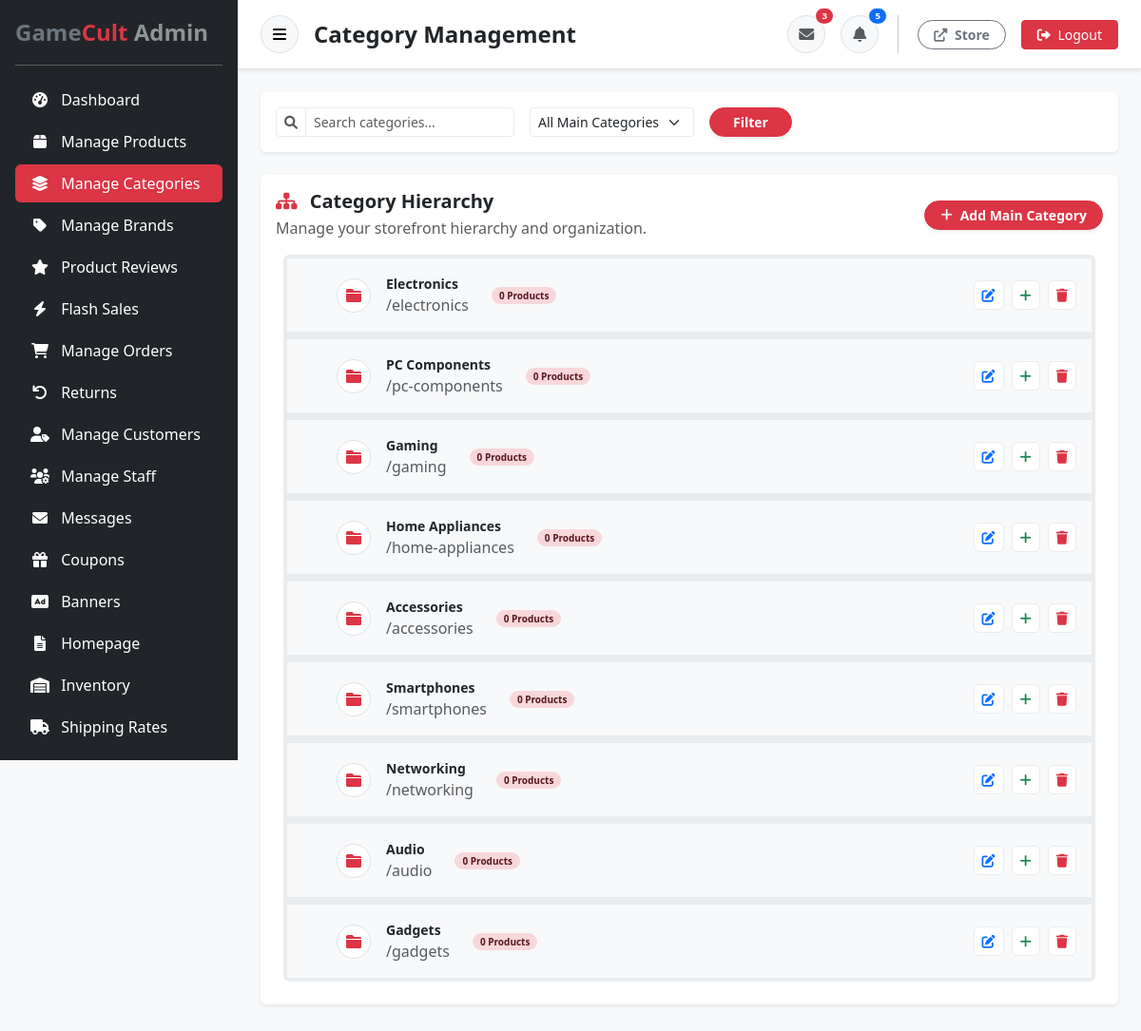
Screenshot of /src/admin/categories.php (signed in) with the database file from the repository.
### tables this page shows
CREATE TABLE categories (
    id INT AUTO_INCREMENT PRIMARY KEY,
    name_en VARCHAR(255) NOT NULL,
    description_en TEXT,
    parent_id INT NULL,
    image_url VARCHAR(500),
    icon_class VARCHAR(100),
    slug VARCHAR(191) UNIQUE,
    is_active TINYINT(1) DEFAULT 1,
    sort_order INT DEFAULT 0,
    created_at TIMESTAMP DEFAULT CURRENT_TIMESTAMP,
    updated_at TIMESTAMP DEFAULT CURRENT_TIMESTAMP ON UPDATE CURRENT_TIMESTAMP,
    FOREIGN KEY (parent_id) REFERENCES categories(id) ON DELETE SET NULL
);

### src/models/Category.php (called while the page is built, shortened)
<?php
class Category {
    private $pdo;
    public function __construct($database = null) {
        $this->pdo = $database ? $database->getConnection() : $GLOBALS['pdo'];
    }
    public function getAll($parentId = null) {
        $sql = "SELECT * FROM categories WHERE is_active = 1";
        $params = [];
        if ($parentId !== null) {
            $sql .= " AND parent_id = ?";
            $params[] = $parentId;
        } else {
            $sql .= " AND parent_id IS NULL";
        }
        $sql .= " ORDER BY sort_order, name_en";
        $stmt = $this->pdo->prepare($sql);
        $stmt->execute($params);
        return $stmt->fetchAll();
    }
    public function getAllMainCategories() {
        $sql = "SELECT * FROM categories WHERE parent_id IS NULL AND is_active = 1 ORDER BY sort_order, name_en";
        $stmt = $this->pdo->prepare($sql);
        $stmt->execute();
        return $stmt->fetchAll();
    }
    public function getAllWithHierarchy() {
        $mainCategories = $this->getAllMainCategories();
        foreach ($mainCategories as &$mainCat) {
            $subcategories = $this->getAll($mainCat['id']);
            $mainCat['subcategories'] = $subcategories;
            $mainCat['product_count'] = $this->getProductCount($mainCat['id'], true);
        }
        return $mainCategories;
    }
    public function getProductCount($categoryId, $includeSubcategories = false) {
        if ($includeSubcategories) {
            $sql = "SELECT COUNT(DISTINCT p.id) FROM products p
                    LEFT JOIN categories c ON p.category_id = c.id
                    WHERE (p.category_id = ? OR c.parent_id = ?)";
            $stmt = $this->pdo->prepare($sql);
            $stmt->execute([$categoryId, $categoryId]);
        } else {
            $sql = "SELECT COUNT(*) FROM products WHERE category_id = ?";
            $stmt = $this->pdo->prepare($sql);
            $stmt->execute([$categoryId]);
        }
        return $stmt->fetchColumn();
    }
}
?>

### src/admin/categories.php (the view, shortened to what this page needs)
<?php
require_once '../db_connect.php';
require_once '../models/Category.php';
$categoryModel = new Category();
include 'header.php';
$searchTerm = $_GET['search'] ?? '';
$filterParent = $_GET['parent_id'] ?? '';
$allCategories = $categoryModel->getAllWithHierarchy();
$categories = [];
if ($searchTerm || $filterParent) {
    foreach ($allCategories as $mainCat) {
        if ($filterParent && $mainCat['id'] != $filterParent) {
            continue;
        }
        $mainMatches = empty($searchTerm) ||
                       stripos($mainCat['name_en'], $searchTerm) !== false ||
                       stripos($mainCat['slug'], $searchTerm) !== false;
        $filteredSubs = [];
        if (!empty($mainCat['subcategories'])) {
            foreach ($mainCat['subcategories'] as $sub) {
                $subMatches = empty($searchTerm) ||
                             stripos($sub['name_en'], $searchTerm) !== false ||
                             stripos($sub['slug'], $searchTerm) !== false;
                if ($subMatches) {
                    $filteredSubs[] = $sub;
                }
            }
        }
        if ($mainMatches || !empty($filteredSubs)) {
            $mainCat['subcategories'] = $filteredSubs;
            $categories[] = $mainCat;
        }
    }
} else {
    $categories = $allCategories;
}
?>
            <form class="card border-0 shadow-sm p-3 mb-4 d-flex flex-row align-items-center gap-3 flex-wrap" method="GET" action="categories.php">
                <div class="input-group input-group-sm w-auto">
                    <span class="input-group-text bg-white border-light-subtle text-muted"><i class="fas fa-search"></i></span>
                    <input type="text" name="search" class="form-control border-light-subtle shadow-none" placeholder="Search categories..." value="<?php echo htmlspecialchars($searchTerm); ?>">
                </div>
                <select name="parent_id" class="form-select form-select-sm border-light-subtle shadow-none w-auto">
                    <option value="">All Main Categories</option>
                </select>
                <button type="submit" class="btn btn-danger btn-sm px-4 rounded-pill fw-bold shadow-sm">Filter</button>
            </form>
            <div class="card border-0 shadow-sm mb-4">
                <div class="card-header bg-white py-3 d-flex justify-content-between align-items-center border-0">
                    <div>
                        <h5 class="fw-bold mb-0 text-dark"><i class="fas fa-sitemap me-2 text-danger"></i> Category Hierarchy</h5>
                        <p class="text-muted x-small mb-0 mt-1">Manage your storefront hierarchy and organization.</p>
                    </div>
                    <button onclick="openCategoryModal('create')" class="btn btn-danger btn-sm rounded-pill px-3 fw-bold shadow-sm d-inline-flex align-items-center gap-2">
                        <i class="fas fa-plus"></i> Add Main Category
                    </button>
                </div>
                <div class="card-body p-4 pt-0">
                    <div class="list-group list-group-flush rounded overflow-hidden">
                        <?php if (empty($categories)): ?>
                            <div class="text-center py-5 text-muted border rounded bg-light">
                                <i class="fas fa-folder-open fa-3x opacity-25 mb-3"></i><br>
                                No categories found matching your criteria.
                            </div>
                        <?php else: ?>
                            <?php foreach ($categories as $mainCat): ?>
                                <div class="list-group-item bg-light border-light-subtle py-3 px-3 d-flex justify-content-between align-items-center main-category border-start border-4 border-danger" onclick="toggleSubcategories(this, event)" style="cursor: pointer;">
                                    <div class="d-flex align-items-center gap-3 flex-grow-1">
                                        <div class="rounded-circle bg-white shadow-xs d-flex align-items-center justify-content-center border" style="width: 36px; height: 36px; color: #dc3545;">
                                            <i class="<?php echo $mainCat['icon_class'] ?: 'fas fa-folder'; ?>"></i>
                                        </div>
                                        <div>
                                            <div class="fw-bold text-dark small"><?php echo htmlspecialchars($mainCat['name_en']); ?></div>
                                            <div class="text-muted x-small">/<?php echo $mainCat['slug']; ?></div>
                                        </div>
                                        <span class="badge bg-danger-subtle text-danger-emphasis rounded-pill px-2 py-1 small fw-bold ms-2" style="font-size: 10px;">
                                            <?php echo $mainCat['product_count']; ?> Products
                                        </span>
                                    </div>
                                    <div class="d-flex gap-2">
                                        <button onclick='event.stopPropagation(); openCategoryModal("edit", <?php echo json_encode($mainCat); ?>)'
                                                class="btn btn-white btn-sm rounded border-light-subtle shadow-xs text-primary bg-white" title="Edit">
                                            <i class="fas fa-edit"></i>
                                        </button>
                                        <button onclick='event.stopPropagation(); openCategoryModal("createSub", <?php echo $mainCat['id']; ?>)'
                                                class="btn btn-white btn-sm rounded border-light-subtle shadow-xs text-success bg-white" title="Add Subcategory">
                                            <i class="fas fa-plus"></i>
                                        </button>
                                        <button onclick='event.stopPropagation(); deleteCategory(<?php echo $mainCat['id']; ?>)'
                                                class="btn btn-white btn-sm rounded border-light-subtle shadow-xs text-danger bg-white" title="Delete">
                                            <i class="fas fa-trash"></i>
                                        </button>
                                    </div>
                                </div>
                            <?php endforeach; ?>
                        <?php endif; ?>
                    </div>
                </div>
            </div>
        </div>
    </div>
    <?php include 'footer.php'; ?>

### rows the page displays
categories: name_en "Electronics", slug "electronics", product_count "0"
categories: name_en "PC Components", slug "pc-components", product_count "0"
categories: name_en "Gaming", slug "gaming", product_count "0"
categories: name_en "Home Appliances", slug "home-appliances", product_count "0"
categories: name_en "Accessories", slug "accessories", product_count "0"
categories: name_en "Smartphones", slug "smartphones", product_count "0"
categories: name_en "Networking", slug "networking", product_count "0"
categories: name_en "Audio", slug "audio", product_count "0"
categories: name_en "Gadgets", slug "gadgets", product_count "0"

### other values shown
$part1 "Game"
$part2 "Cult"
$item['label'] "Dashboard"
$item['label'] "Manage Products"
$item['label'] "Manage Categories"
$item['label'] "Manage Brands"
$item['label'] "Product Reviews"
$item['label'] "Flash Sales"
$item['label'] "Manage Orders"
$item['label'] "Returns"
$item['label'] "Manage Customers"
$item['label'] "Manage Staff"
$item['label'] "Messages"
$item['label'] "Coupons"
$item['label'] "Banners"
